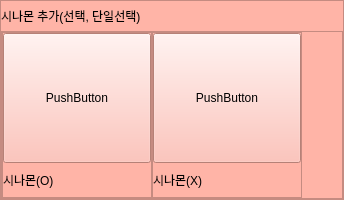
                 <widget class="QFrame" name="option_frame_1">
                  <property name="minimumSize">
                   <size>
                    <width>0</width>
                    <height>200</height>
                   </size>
                  </property>
                  <property name="styleSheet">
                   <string notr="true">background-color: rgb(255, 180, 167);</string>
                  </property>
                  <property name="frameShape">
                   <enum>QFrame::StyledPanel</enum>
                  </property>
                  <property name="frameShadow">
                   <enum>QFrame::Raised</enum>
                  </property>
                  <layout class="QVBoxLayout" name="verticalLayout_7">
                   <property name="spacing">
                    <number>0</number>
                   </property>
                   <property name="leftMargin">
                    <number>0</number>
                   </property>
                   <property name="topMargin">
                    <number>0</number>
                   </property>
                   <property name="rightMargin">
                    <number>0</number>
                   </property>
                   <property name="bottomMargin">
                    <number>0</number>
                   </property>
                   <item>
                    <widget class="QLabel" name="option_1_title">
                     <property name="minimumSize">
                      <size>
                       <width>0</width>
                       <height>0</height>
                      </size>
                     </property>
                     <property name="maximumSize">
                      <size>
                       <width>16777215</width>
                       <height>30</height>
                      </size>
                     </property>
                     <property name="text">
                      <string>시나몬 추가(선택, 단일선택)</string>
                     </property>
                    </widget>
                   </item>
                   <item>
                    <widget class="QFrame" name="frame_5">
                     <property name="frameShape">
                      <enum>QFrame::StyledPanel</enum>
                     </property>
                     <property name="frameShadow">
                      <enum>QFrame::Raised</enum>
                     </property>
                     <layout class="QHBoxLayout" name="horizontalLayout_4">
                      <property name="spacing">
                       <number>0</number>
                      </property>
                      <property name="leftMargin">
                       <number>0</number>
                      </property>
                      <property name="topMargin">
                       <number>0</number>
                      </property>
                      <property name="rightMargin">
                       <number>0</number>
                      </property>
                      <property name="bottomMargin">
                       <number>0</number>
                      </property>
                      <item>
                       <widget class="QFrame" name="frame_6">
                        <property name="minimumSize">
                         <size>
                          <width>150</width>
                          <height>0</height>
                         </size>
                        </property>
                        <property name="frameShape">
                         <enum>QFrame::StyledPanel</enum>
                        </property>
                        <property name="frameShadow">
                         <enum>QFrame::Raised</enum>
                        </property>
                        <layout class="QVBoxLayout" name="verticalLayout_8">
                         <property name="spacing">
                          <number>0</number>
                         </property>
                         <property name="leftMargin">
                          <number>0</number>
                         </property>
                         <property name="topMargin">
                          <number>0</number>
                         </property>
                         <property name="rightMargin">
                          <number>0</number>
                         </property>
                         <property name="bottomMargin">
                          <number>0</number>
                         </property>
                         <item>
                          <widget class="QPushButton" name="option_1_btn_1">
                           <property name="minimumSize">
                            <size>
                             <width>0</width>
                             <height>130</height>
                            </size>
                           </property>
                           <property name="cursor">
                            <cursorShape>OpenHandCursor</cursorShape>
                           </property>
                           <property name="text">
                            <string>PushButton</string>
                           </property>
                           <property name="checkable">
                            <bool>true</bool>
                           </property>
                          </widget>
                         </item>
                         <item>
                          <widget class="QLabel" name="option_1_label_1">
                           <property name="text">
                            <string>시나몬(O)</string>
                           </property>
                          </widget>
                         </item>
                        </layout>
                       </widget>
                      </item>
                      <item>
                       <widget class="QFrame" name="frame_7">
                        <property name="minimumSize">
                         <size>
                          <width>150</width>
                          <height>0</height>
                         </size>
                        </property>
                        <property name="frameShape">
                         <enum>QFrame::StyledPanel</enum>
                        </property>
                        <property name="frameShadow">
                         <enum>QFrame::Raised</enum>
                        </property>
                        <layout class="QVBoxLayout" name="verticalLayout_9">
                         <property name="spacing">
                          <number>0</number>
                         </property>
                         <property name="leftMargin">
                          <number>0</number>
                         </property>
                         <property name="topMargin">
                          <number>0</number>
                         </property>
                         <property name="rightMargin">
                          <number>0</number>
                         </property>
                         <property name="bottomMargin">
                          <number>0</number>
                         </property>
                         <item>
                          <widget class="QPushButton" name="option_1_btn_2">
                           <property name="minimumSize">
                            <size>
                             <width>0</width>
                             <height>130</height>
                            </size>
                           </property>
                           <property name="cursor">
                            <cursorShape>OpenHandCursor</cursorShape>
                           </property>
                           <property name="text">
                            <string>PushButton</string>
                           </property>
                           <property name="checkable">
                            <bool>true</bool>
                           </property>
                          </widget>
                         </item>
                         <item>
                          <widget class="QLabel" name="option_1_label_2">
                           <property name="text">
                            <string>시나몬(X)</string>
                           </property>
                          </widget>
                         </item>
                        </layout>
                       </widget>
                      </item>
                      <item>
                       <spacer name="horizontalSpacer_3">
                        <property name="orientation">
                         <enum>Qt::Horizontal</enum>
                        </property>
                        <property name="sizeHint" stdset="0">
                         <size>
                          <width>40</width>
                          <height>20</height>
                         </size>
                        </property>
                       </spacer>
                      </item>
                     </layout>
                    </widget>
                   </item>
                  </layout>
                 </widget>
